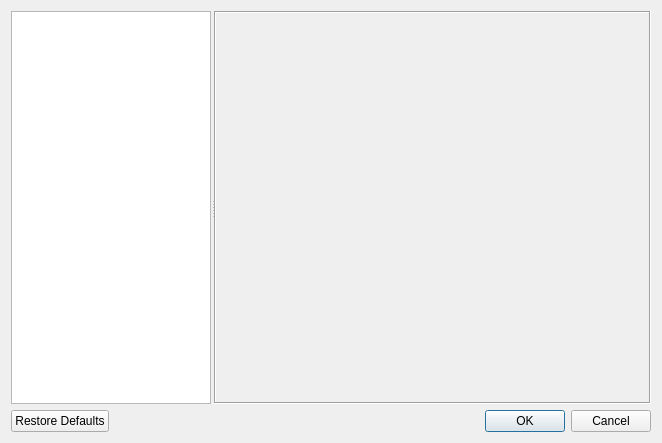
<?xml version="1.0" encoding="UTF-8"?>
<ui version="4.0">
 <class>DecoderDialog</class>
 <widget class="QDialog" name="DecoderDialog">
  <property name="geometry">
   <rect>
    <x>0</x>
    <y>0</y>
    <width>662</width>
    <height>443</height>
   </rect>
  </property>
  <property name="windowTitle">
   <string>Decoder Settings</string>
  </property>
  <layout class="QGridLayout" name="gridLayout">
   <item row="0" column="0">
    <widget class="QSplitter" name="splitter">
     <property name="orientation">
      <enum>Qt::Horizontal</enum>
     </property>
     <property name="handleWidth">
      <number>3</number>
     </property>
     <widget class="QListWidget" name="m_lstwdtDecoderList">
      <property name="sizePolicy">
       <sizepolicy hsizetype="Minimum" vsizetype="Expanding">
        <horstretch>0</horstretch>
        <verstretch>0</verstretch>
       </sizepolicy>
      </property>
      <property name="minimumSize">
       <size>
        <width>200</width>
        <height>0</height>
       </size>
      </property>
      <property name="maximumSize">
       <size>
        <width>200</width>
        <height>16777215</height>
       </size>
      </property>
     </widget>
     <widget class="QStackedWidget" name="m_stackedWidget">
      <property name="sizePolicy">
       <sizepolicy hsizetype="Expanding" vsizetype="Preferred">
        <horstretch>0</horstretch>
        <verstretch>0</verstretch>
       </sizepolicy>
      </property>
      <property name="frameShape">
       <enum>QFrame::Box</enum>
      </property>
      <property name="frameShadow">
       <enum>QFrame::Sunken</enum>
      </property>
     </widget>
    </widget>
   </item>
   <item row="1" column="0">
    <widget class="QDialogButtonBox" name="m_buttonBox">
     <property name="orientation">
      <enum>Qt::Horizontal</enum>
     </property>
     <property name="standardButtons">
      <set>QDialogButtonBox::Cancel|QDialogButtonBox::Ok|QDialogButtonBox::RestoreDefaults</set>
     </property>
    </widget>
   </item>
  </layout>
 </widget>
 <resources/>
 <connections>
  <connection>
   <sender>m_buttonBox</sender>
   <signal>accepted()</signal>
   <receiver>DecoderDialog</receiver>
   <slot>accept()</slot>
   <hints>
    <hint type="sourcelabel">
     <x>248</x>
     <y>254</y>
    </hint>
    <hint type="destinationlabel">
     <x>157</x>
     <y>274</y>
    </hint>
   </hints>
  </connection>
  <connection>
   <sender>m_buttonBox</sender>
   <signal>rejected()</signal>
   <receiver>DecoderDialog</receiver>
   <slot>reject()</slot>
   <hints>
    <hint type="sourcelabel">
     <x>316</x>
     <y>260</y>
    </hint>
    <hint type="destinationlabel">
     <x>286</x>
     <y>274</y>
    </hint>
   </hints>
  </connection>
 </connections>
</ui>
